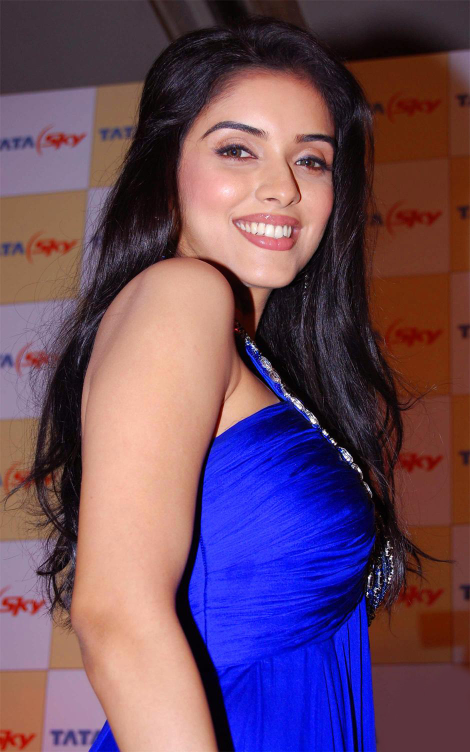
#> input picture data_bw/val/Asin/1.jpg, 940 x 1504 px, found by its file name (shown at 1/2 size)
$ jupyter execute --allow-errors EDA-FaceNet.ipynb   (shell and % lines are left out)
#> lines starting #> are read from the running program, lines starting #| are printed output that depends on the picture; after the words box and inside, x2 and y2 are one past the last pixel; in counts of white or black regions, pixels touching at a corner belong together
[cell 1]
import numpy as np
import pandas as pd
import matplotlib.pyplot as plt
import seaborn as sns
import statsmodels.api as sm

from datetime import datetime


import warnings
warnings.filterwarnings('ignore')  # 忽略一些warnings

[cell 2]
import tensorflow as tf
from tensorflow.keras.models import Sequential
from tensorflow.keras.layers import Conv2D, MaxPooling2D, Flatten, Dense, Activation, BatchNormalization, Dropout, MaxPool2D
from tensorflow import keras
tf.config.list_physical_devices('GPU')
#> (this line was passed over: tensorflow is not available in this run)

[cell 3]
import cv2
# confirm mtcnn was installed correctly
import mtcnn
# print version
print(mtcnn.__version__)
import logging
# 打印进度
logging.basicConfig(level=logging.INFO, format='%(asctime)s %(message)s')
from time import time

[cell 4]
# 这个玩意还需要转换成灰度图才能检测？？

def StaticDetect(filename):
    # 定义xml文件位置
    haar_front_face_xml = './model/haarcascade_frontalface_default.xml'

    # 创建一个级联分类器，加载一个.xml分类器文件
    # 它既可以是Haar特征也可以是其他特征，例如LBP特征的分类器
    face_cascade = cv2.CascadeClassifier(haar_front_face_xml)

    # 加载图像
    img = cv2.imread(filename)
#> img is the input picture: shape (1504, 940, 3); mean B, G, R 98.2, 75.3, 106.4
    # 转换为灰度图
    gray_img = cv2.cvtColor(img, cv2.COLOR_BGR2GRAY)
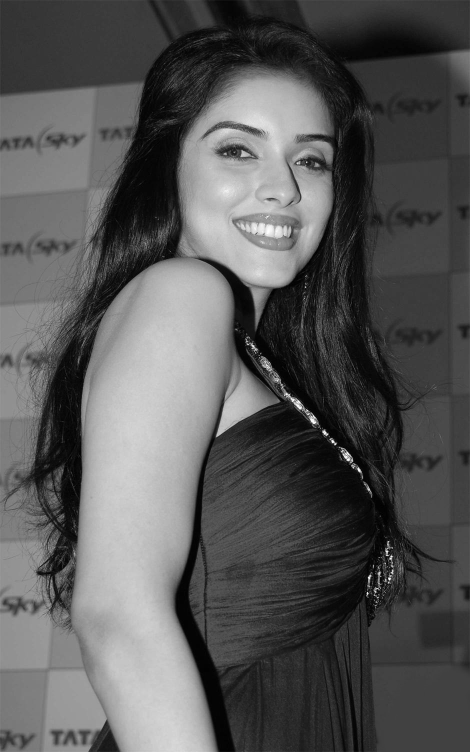
#> gray_img: shape (1504, 940) (shown at 1/2 size); min 0, max 255, mean 87.2
    # 进行人脸检测，传入scaleFactor，minNeighbors，
    # 分别表示人脸检测过程中每次迭代时图像的压缩率以及
    # 每个人脸矩形保留近似数目的最小值
    # 返回人脸矩形数组
    faces = face_cascade.detectMultiScale(gray_img, 1.3, 5)
#> faces = [[67, 193, 216, 216], [350, 170, 379, 379]]
    for (x, y, w, h) in faces:
        # 在原图像上绘制矩形
        img = cv2.rectangle(img, (x, y), (x + w, y + h), (0, 0, 255), 2)
#> this loop made 2 passes
#> pass 1, in StaticDetect, `img = cv2.rectangle(img, (x, y), (x + w, y + h), (0, 0, 255), 2)`:
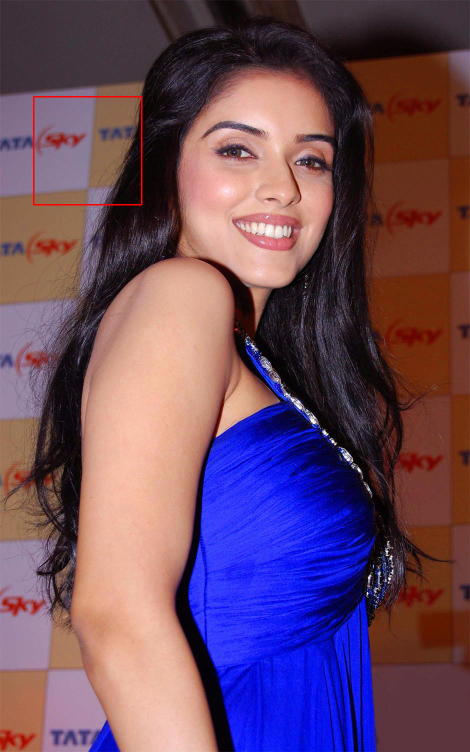
#> img: shape (1504, 940, 3) (shown at 1/2 size); 0.18% of pixels changed, all inside (x1, y1, x2, y2) = (66, 192, 285, 411)
#> pass 2, in StaticDetect, `img = cv2.rectangle(img, (x, y), (x + w, y + h), (0, 0, 255), 2)`:
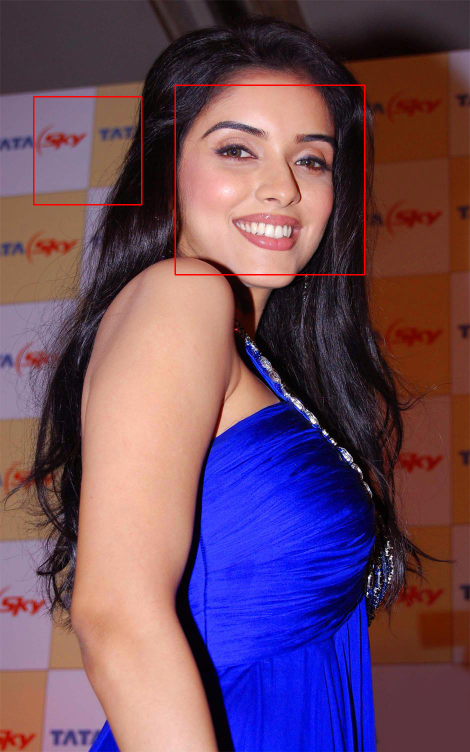
#> img: shape (1504, 940, 3) (shown at 1/2 size); 0.32% of pixels changed, all inside (x1, y1, x2, y2) = (349, 169, 731, 551)
    plt.figure(figsize=(10, 6))
    img = img[:,:,[2,1,0]]
    plt.xticks(())
    plt.yticks(())
    plt.imshow(img)

[cell 5]
def plot_gallery(n_row=3, n_col=4):
    """Helper function to plot a gallery of portraits"""
    plt.figure(figsize=(3* n_col, 4* n_row))
    # plt.subplots_adjust(bottom=0, left=.01, right=.99, top=.90, hspace=.35)
    plt.tight_layout() #实现子图集合铺满
    plt.subplots_adjust(wspace=0, hspace=0)
    for i in range(n_row * n_col):

        filename = './celebrities/bollywood_celeb_faces_0/Asin/%s.jpg'%(60+i+1)
        haar_front_face_xml = './model/haarcascade_frontalface_default.xml'
        face_cascade = cv2.CascadeClassifier(haar_front_face_xml)
        img = cv2.imread(filename)
        gray_img = cv2.cvtColor(img, cv2.COLOR_BGR2GRAY)
        faces = face_cascade.detectMultiScale(gray_img, 1.2, 5)
        for (x, y, w, h) in faces:
        # 在原图像上绘制矩形
            img = cv2.rectangle(img, (x, y), (x + w, y + h), (0, 0, 255), thickness=4)
        plt.subplot(n_row, n_col, i + 1)
        # RGB转换为BGR
        img = img[:,:,[2,1,0]]
        plt.imshow(img)
        plt.xticks(())
        plt.yticks(())

#> (a cell that did not finish here is left out)

[cell 7]
filename = './celebrities/bollywood_celeb_faces_0/Aamir_Khan/1.jpg'
# filename = './celebrities/bollywood_celeb_faces_0/Asin/66.jpg'
# filename = './img/fig4.jpg'
StaticDetect(filename)
# plt.savefig("./figures/har1.png", dpi=800)

'Accent', 'Accent_r', 'Blues', 'Blues_r', 'BrBG', 'BrBG_r', 'BuGn', 'BuGn_r', 'BuPu', 'BuPu_r', 'CMRmap', 'CMRmap_r', 'Dark2', 'Dark2_r', 'GnBu', 'GnBu_r', 'Greens', 'Greens_r', 'Greys', 'Greys_r', 'OrRd', 'OrRd_r', 'Oranges', 'Oranges_r', 'PRGn', 'PRGn_r', 'Paired', 'Paired_r', 'Pastel1', 'Pastel1_r', 'Pastel2', 'Pastel2_r', 'PiYG', 'PiYG_r', 'PuBu', 'PuBuGn', 'PuBuGn_r', 'PuBu_r', 'PuOr', 'PuOr_r', 'PuRd', 'PuRd_r', 'Purples', 'Purples_r', 'RdBu', 'RdBu_r', 'RdGy', 'RdGy_r', 'RdPu', 'RdPu_r', 'RdYlBu', 'RdYlBu_r', 'RdYlGn', 'RdYlGn_r', 'Reds', 'Reds_r', 'Set1', 'Set1_r', 'Set2', 'Set2_r', 'Set3', 'Set3_r', 'Spectral', 'Spectral_r', 'Wistia', 'Wistia_r', 'YlGn', 'YlGnBu', 'YlGnBu_r', 'YlGn_r', 'YlOrBr', 'YlOrBr_r', 'YlOrRd', 'YlOrRd_r', 'afmhot', 'afmhot_r', 'autumn', 'autumn_r', 'binary', 'binary_r', 'bone', 'bone_r', 'brg', 'brg_r', 'bwr', 'bwr_r', 'cividis', 'cividis_r', 'cool', 'cool_r', 'coolwarm', 'coolwarm_r', 'copper', 'copper_r', 'crest', 'crest_r', 'cubehelix', 'cubehelix_r', 'flag', 'flag_r', 'flare', 'flare_r', 'gist_earth', 'gist_earth_r', 'gist_gray', 'gist_gray_r', 'gist_heat', 'gist_heat_r', 'gist_ncar', 'gist_ncar_r', 'gist_rainbow', 'gist_rainbow_r', 'gist_stern', 'gist_stern_r', 'gist_yarg', 'gist_yarg_r', 'gnuplot', 'gnuplot2', 'gnuplot2_r', 'gnuplot_r', 'gray', 'gray_r', 'hot', 'hot_r', 'hsv', 'hsv_r', 'icefire', 'icefire_r', 'inferno', 'inferno_r', 'jet', 'jet_r', 'magma', 'magma_r', 'mako', 'mako_r', 'nipy_spectral', 'nipy_spectral_r', 'ocean', 'ocean_r', 'pink', 'pink_r', 'plasma', 'plasma_r', 'prism', 'prism_r', 'rainbow', 'rainbow_r', 'rocket', 'rocket_r', 'seismic', 'seismic_r', 'spring', 'spring_r', 'summer', 'summer_r', 'tab10', 'tab10_r', 'tab20', 'tab20_r', 'tab20b', 'tab20b_r', 'tab20c', 'tab20c_r', 'terrain', 'terrain_r', 'turbo', 'turbo_r', 'twilight', 'twilight_r', 'twilight_shifted', 'twilight_shifted_r', 'viridis', 'viridis_r', 'vlag', 'vlag_r', 'winter', 'winter_r'

[cell 8]
img = cv2.imread('./celebrities/bollywood_celeb_faces_0/Aamir_Khan/1.jpg')
print(img.shape)
#| (1504, 940, 3)
plt.imshow(img[:,:,[2,1,0]], cmap = 'gray', interpolation = 'bicubic')
# plt.xticks([]), plt.yticks([])  # to hide tick values on X and Y axis
plt.show()

[cell 9]
from sklearn.model_selection import train_test_split
from sklearn.model_selection import GridSearchCV
from sklearn.metrics import classification_report
from sklearn.metrics import confusion_matrix
from sklearn.decomposition import PCA
from sklearn.svm import SVC

[cell 10]
from PIL import Image
from mtcnn.mtcnn import MTCNN

filename = './celebrities/bollywood_celeb_faces_0/Aamir_Khan/1.jpg'
image = Image.open(filename)
image = image.convert('RGB')
pixels = np.asarray(image)

[cell 11]
pixels.shape
#> Out = (1504, 940, 3)

#> (a cell that did not finish here is left out)

#> (a cell that did not finish here is left out)

#> (a cell that did not finish here is left out)

#> (a cell that did not finish here is left out)

#> (a cell that did not finish here is left out)

[cell 17]
from os import listdir
tf.compat.v1.logging.set_verbosity(tf.compat.v1.logging.ERROR)
#> (this line was passed over: tensorflow is not available in this run)

[cell 18]
# [26 lines left out: function extract_face, not called in this run]

[cell 19]
folder = './data/train/Aishwarya_Rai/'
i = 1
# 遍历文件
plt.figure(figsize=(12, 16))

plt.tight_layout() #实现子图集合铺满
plt.subplots_adjust(wspace=0, hspace=0)
#> (the rest of this cell did not finish here and is left out)

[cell 20]
a = np.array([[1,2,3,4], [5,6,7,8]])
a.mean()

**FaceNet**

[cell 21]
data = np.load('data_bw-embeddings.npz')
#> (reads data_bw-embeddings.npz from the repository)
trainX, trainy, testX, testy =  data['arr_0'], data['arr_1'], data['arr_2'], data['arr_3']
print('Dataset: train=%d, test=%d' % (trainX.shape[0], testX.shape[0]))

[cell 22]
trainX

[cell 23]
# 下一步是对人脸嵌入向量进行归一化，使得向量的幅值为1：
# l2-normalization
from sklearn.preprocessing import Normalizer
in_encoder = Normalizer(norm='l2')
trainX = in_encoder.transform(trainX)
testX = in_encoder.transform(testX)

[cell 24]
# one-hot encoding
# perform one-hot encoding on train label
from sklearn.preprocessing import OneHotEncoder
print(trainy.shape) #a list without second shape
print(trainy.reshape(-1, 1).shape) #change to a 2d array
encoder = OneHotEncoder()
trainy_hot = encoder.fit_transform(trainy.reshape(-1,1))
trainy_hot
# trainy_hot is a sparse matrix, convert it to an ndarray
trainy_hot.toarray()

[cell 25]
# perform one hot encoding on test label
from sklearn.preprocessing import OneHotEncoder
encoder = OneHotEncoder()
test_labels_hot = encoder.fit_transform(testy.reshape(-1,1))
test_labels_hot
test_labels_hot.toarray()

[cell 26]
# 下一步是将每个名人姓名的字符串目标变量转换为整数
from sklearn.preprocessing import LabelEncoder
out_encoder = LabelEncoder()
out_encoder.fit(trainy)
trainy = out_encoder.transform(trainy)
testy = out_encoder.transform(testy)

[cell 27]
from sklearn.svm import SVC
model = SVC()
model.fit(trainX, trainy)

[cell 28]
from sklearn.metrics import accuracy_score
# 预测
yhat_train = model.predict(trainX)
yhat_test = model.predict(testX)
# 评估准确率
score_train = accuracy_score(trainy, yhat_train)
score_test = accuracy_score(testy, yhat_test)
# 打印结果
print('Accuracy: train=%.3f, test=%.3f'  %  (score_train*100,  score_test*100))

[cell 29]
# calculate the confusion matrix
from sklearn.metrics import confusion_matrix
CM = confusion_matrix(testy, yhat_test)
CM

[cell 30]
class_names = ['Arjun_Rampal', 'Arshad_Warsi', 'Asin', 'Ayushmann_Khurrana', 'Bhumi_Pednekar', 'Bipasha_Basu', 'Bobby_Deol', 'Deepika_Padukone', 'Disha_Patani', 'Emraan_Hashmi', 'Esha_Gupta', 'Farhan_Akhtar', 'Govinda']
class_names_label = {class_name:i for i, class_name in enumerate(class_names)}
nb_classes = len(class_names)
IMAGE_SIZE = (160, 160)

[cell 31]
from sklearn.metrics import classification_report
print(classification_report(testy, yhat_test, target_names=class_names))

[cell 32]
# plot the confusion matrix
# data = confusion_matrix(trainy, yhat_train)
data = confusion_matrix(testy, yhat_test)
df_cm = pd.DataFrame(data, columns=np.unique(testy), index = np.unique(testy))
df_cm.index.name = 'Actual'
df_cm.columns.name = 'Predicted'
plt.figure(figsize = (12, 10))
# sns.set(font_scale=1.4)#for label size
sns.heatmap(df_cm, annot=True, fmt='d', annot_kws={"size": 19})
# sns.heatmap(df_cm, cmap="Blues", annot=True, fmt='d', annot_kws={"size": 19})
# sns.heatmap(df_cm, annot=True)
plt.savefig("./figures/svm_confusion_test.png", dpi=800)
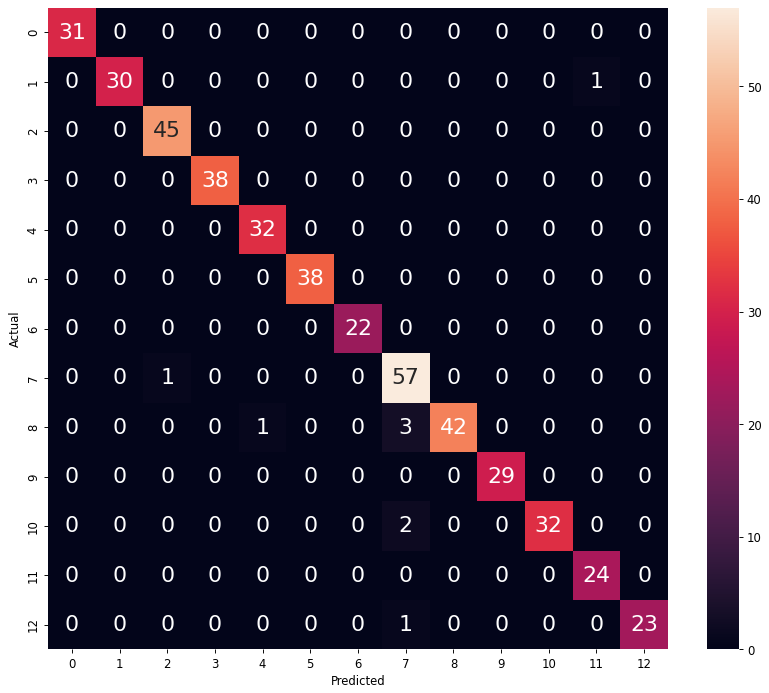
#> figure drawn by matplotlib, 2 panels
